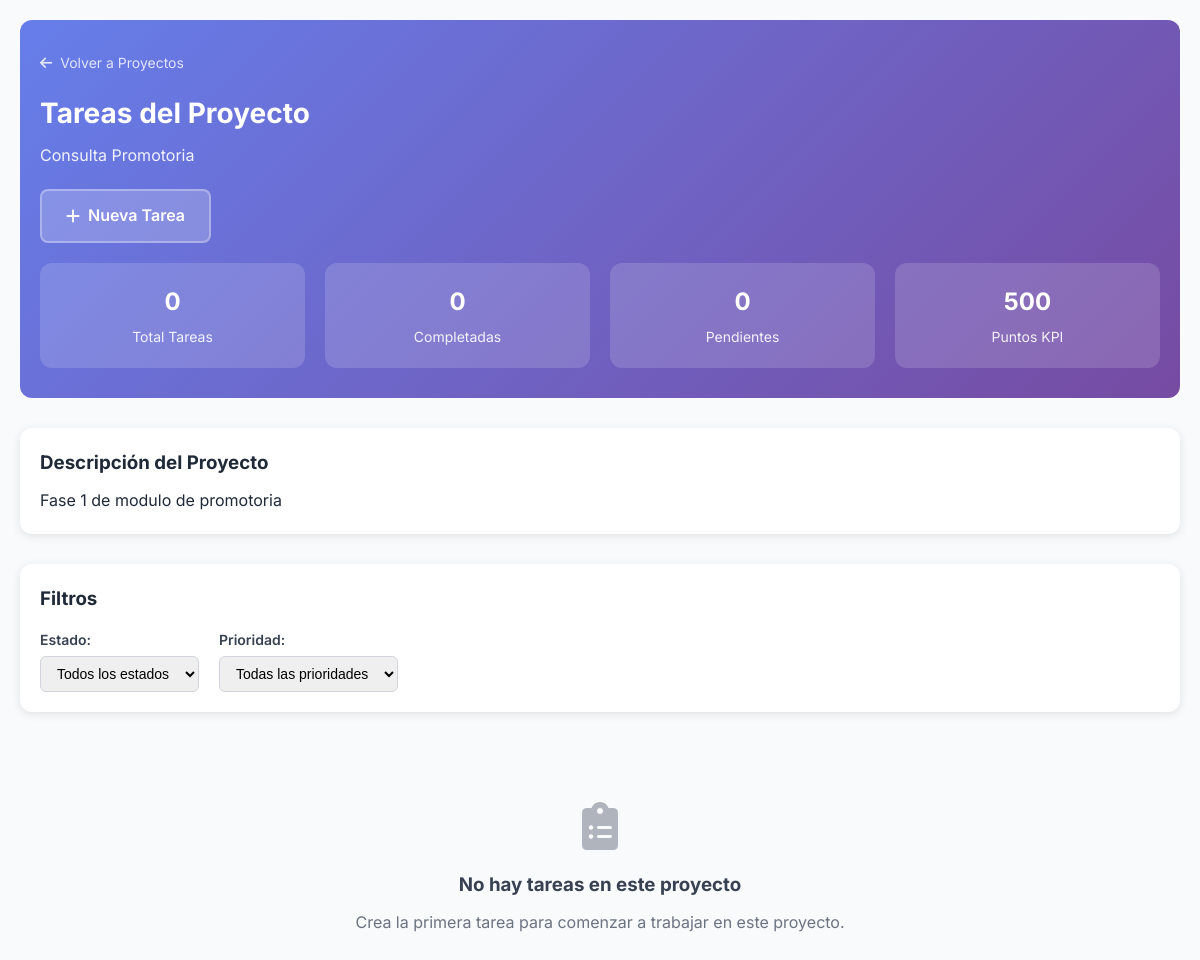
The app's page /public/?route=clan_leader/tasks&project_id=5 (signed in), older data.
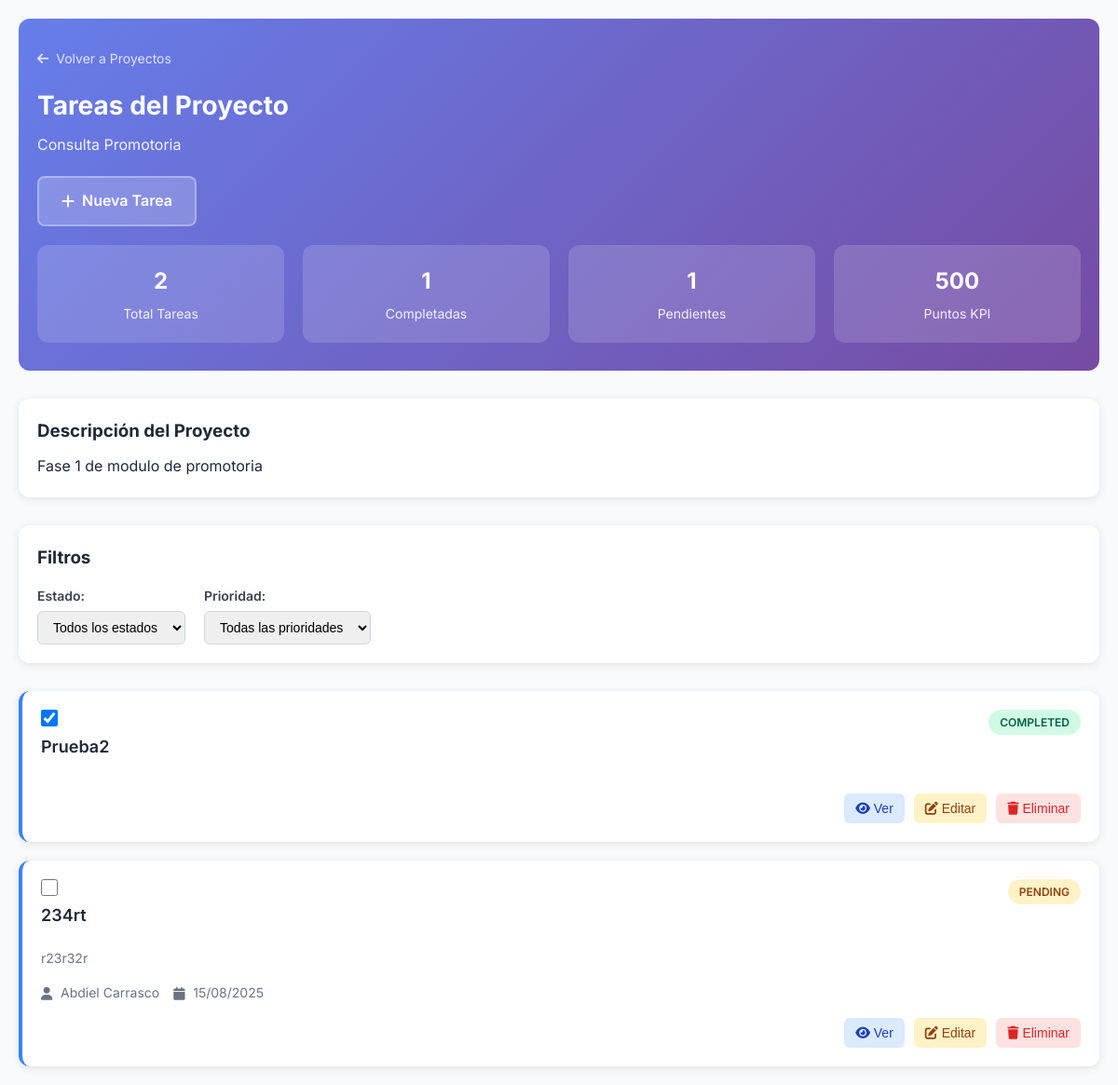
The same page, newer data.
### tables this page shows
CREATE TABLE `Tasks` (
  `task_id` int NOT NULL,
  `parent_task_id` int DEFAULT NULL,
  `task_name` varchar(255) NOT NULL,
  `description` text,
  `project_id` int NOT NULL,
  `assigned_to_user_id` int DEFAULT NULL,
  `created_by_user_id` int DEFAULT NULL,
  `priority` enum('low','medium','high','critical') NOT NULL DEFAULT 'medium',
  `due_date` date DEFAULT NULL,
  `estimated_hours` decimal(5,2) DEFAULT NULL,
  `actual_hours` decimal(5,2) DEFAULT NULL,
  `completion_percentage` decimal(5,2) DEFAULT '0.00',
  `automatic_points` decimal(10,2) NOT NULL DEFAULT '0.00' COMMENT 'Puntos KPI calculados para modo automático',
  `assigned_percentage` decimal(5,2) NOT NULL DEFAULT '0.00' COMMENT 'Porcentaje de puntos KPI asignado manualmente',
  `color_tag` varchar(7) DEFAULT '#3B82F6',
  `is_subtask` tinyint(1) DEFAULT '0',
  `subtask_order` int DEFAULT '0',
  `status` enum('pending','in_progress','completed','cancelled') NOT NULL DEFAULT 'pending',
  `is_completed` tinyint(1) NOT NULL DEFAULT '0',
  `completed_at` timestamp NULL DEFAULT NULL,
  `created_at` timestamp NULL DEFAULT CURRENT_TIMESTAMP,
  `updated_at` timestamp NULL DEFAULT CURRENT_TIMESTAMP ON UPDATE CURRENT_TIMESTAMP
);

CREATE TABLE `Users` (
  `user_id` int NOT NULL,
  `username` varchar(100) NOT NULL,
  `password_hash` varchar(255) NOT NULL,
  `email` varchar(100) DEFAULT NULL,
  `full_name` varchar(100) DEFAULT NULL,
  `is_active` tinyint(1) DEFAULT '1',
  `last_login` timestamp NULL DEFAULT NULL,
  `created_at` timestamp NULL DEFAULT CURRENT_TIMESTAMP
);

### config/database.php (called while the page is built, shortened)
<?php
class Database {
    private static $connection = null;
    public static function getConnection() {
        if (self::$connection === null) {
            try {
                $dsn = "mysql:host=" . DB_HOST . ";dbname=" . DB_NAME . ";charset=utf8mb4";
                $options = [
                    PDO::ATTR_ERRMODE => PDO::ERRMODE_EXCEPTION,
                    PDO::ATTR_DEFAULT_FETCH_MODE => PDO::FETCH_ASSOC,
                    PDO::ATTR_EMULATE_PREPARES => false,
                ];
                self::$connection = new PDO($dsn, DB_USERNAME, DB_PASSWORD, $options);
            } catch (PDOException $e) {
                die('Error de conexión a la base de datos: ' . $e->getMessage());
            }
        }
        return self::$connection;
    }
}

### app/models/Project.php (called while the page is built, shortened)
<?php
class Project {
    private $db;
    public function __construct() {
        $this->db = Database::getConnection();
    }
    public function findById($projectId) {
        try {
            $stmt = $this->db->prepare("
                SELECT
                    p.*,
                    c.clan_name,
                    u.full_name as created_by_name,
                    u.username as created_by_username
                FROM Projects p
                LEFT JOIN Clans c ON p.clan_id = c.clan_id
                LEFT JOIN Users u ON p.created_by_user_id = u.user_id
                WHERE p.project_id = ?
            ");
            $stmt->execute([$projectId]);
            return $stmt->fetch();
        } catch (PDOException $e) {
            error_log("Error al buscar proyecto: " . $e->getMessage());
            return false;
        }
    }
}

### app/models/Task.php (called while the page is built, shortened)
<?php
class Task {
    private $db;
    public function __construct() {
        $this->db = Database::getConnection();
    }
    public function getByProject($projectId) {
        try {
            $stmt = $this->db->prepare("
                SELECT
                    t.*,
                    u.full_name as assigned_to_fullname,
                    u.username as assigned_to_username,
                    GROUP_CONCAT(DISTINCT ta_users.full_name ORDER BY ta_users.full_name SEPARATOR ', ') as all_assigned_users,
                    GROUP_CONCAT(DISTINCT ta_users.user_id ORDER BY ta_users.full_name SEPARATOR ',') as all_assigned_user_ids
                FROM Tasks t
                LEFT JOIN Users u ON t.assigned_to_user_id = u.user_id
                LEFT JOIN Task_Assignments ta ON t.task_id = ta.task_id
                LEFT JOIN Users ta_users ON ta.user_id = ta_users.user_id
                WHERE t.project_id = ?
                AND t.is_subtask = 0
                GROUP BY t.task_id
                ORDER BY t.due_date ASC, t.created_at DESC
            ");
            $stmt->execute([$projectId]);
            return $stmt->fetchAll(PDO::FETCH_ASSOC);
        } catch (Exception $e) {
            error_log("Error al obtener tareas del proyecto: " . $e->getMessage());
            return [];
        }
    }
}
?>

### app/views/clan_leader/project_tasks.php (the view, shortened to what the changed rows need)
<!DOCTYPE html>
<html lang="es">
<head>
    <link href="https://cdnjs.cloudflare.com/ajax/libs/font-awesome/6.0.0/css/all.min.css" rel="stylesheet">
</head>
<body>
    <div class="container">
        <div class="header">
            <div class="header-content">
                <div class="breadcrumb">
                    <a href="?route=clan_leader/tasks">
                        <i class="fas fa-arrow-left"></i>
                        Volver a Proyectos
                    </a>
                </div>
                <h1 class="page-title">Tareas del Proyecto</h1>
                <p class="project-name"><?= htmlspecialchars($project['project_name']) ?></p>
                <div class="header-actions">
                    <a href="?route=clan_leader/tasks&action=create&project_id=<?= $project['project_id'] ?>" class="btn-create">
                        <i class="fas fa-plus"></i>
                        Nueva Tarea
                    </a>
                </div>
                <div class="stats-grid">
                    <div class="stat-card">
                        <div class="stat-number"><?= count($tasks) ?></div>
                        <div class="stat-label">Total Tareas</div>
                    </div>
                    <div class="stat-card">
                        <div class="stat-number"><?= count(array_filter($tasks, function($task) { return $task['status'] === 'completed'; })) ?></div>
                        <div class="stat-label">Completadas</div>
                    </div>
                    <div class="stat-card">
                        <div class="stat-number"><?= count(array_filter($tasks, function($task) { return $task['status'] === 'pending'; })) ?></div>
                        <div class="stat-label">Pendientes</div>
                    </div>
                    <?php if ($project['kpi_points'] > 0): ?>
                    <div class="stat-card">
                        <div class="stat-number"><?= number_format($project['kpi_points']) ?></div>
                        <div class="stat-label">Puntos KPI</div>
                    </div>
                    <?php endif; ?>
                </div>
            </div>
        </div>
        <?php if (!empty($project['description'])): ?>
        <div class="project-description">
            <h3>Descripción del Proyecto</h3>
            <p><?= htmlspecialchars($project['description']) ?></p>
        </div>
        <?php endif; ?>
        <div class="filters">
            <h3>Filtros</h3>
            <div class="filter-row">
                <div class="filter-group">
                    <label for="statusFilter">Estado:</label>
                    <select id="statusFilter" onchange="filterTasks()">
                        <option value="">Todos los estados</option>
                    </select>
                </div>
                <div class="filter-group">
                    <label for="priorityFilter">Prioridad:</label>
                    <select id="priorityFilter" onchange="filterTasks()">
                        <option value="">Todas las prioridades</option>
                    </select>
                </div>
            </div>
        </div>
        <div class="tasks-grid">
            <?php if (!empty($tasks)): ?>
                <?php foreach ($tasks as $task): ?>
                <div class="task-card <?= $task['priority'] ?>" data-status="<?= $task['status'] ?>" data-priority="<?= $task['priority'] ?>">
                    <div class="task-header">
                        <div class="task-title">
                            <div class="task-checkbox">
                                <input type="checkbox"
                                       <?= $task['status'] === 'completed' ? 'checked' : '' ?>
                                       onchange="toggleTaskStatus(<?= $task['task_id']; ?>, this.checked)">
                            </div>
                            <h3><?= htmlspecialchars($task['task_name']) ?></h3>
                        </div>
                        <span class="task-status <?= $task['status'] ?>">
                            <?= ucfirst(str_replace('_', ' ', $task['status'])) ?>
                        </span>
                    </div>
                    <?php if (!empty($task['description'])): ?>
                    <div class="task-description">
                        <?= htmlspecialchars($task['description']) ?>
                    </div>
                    <?php endif; ?>
                    <div class="task-meta">
                        <?php if (!empty($task['assigned_to_fullname'])): ?>
                        <div class="meta-item">
                            <i class="fas fa-user"></i>
                            <span><?= htmlspecialchars($task['assigned_to_fullname']) ?></span>
                        </div>
                        <?php endif; ?>
                        <?php if (!empty($task['due_date'])): ?>
                        <div class="meta-item">
                            <i class="fas fa-calendar"></i>
                            <span><?= date('d/m/Y', strtotime($task['due_date'])) ?></span>
                        </div>
                        <?php endif; ?>
                    </div>
                    <div class="task-actions">
                        <button class="action-btn view-btn" onclick="viewTaskDetails(<?= $task['task_id'] ?>)">
                            <i class="fas fa-eye"></i> Ver
                        </button>
                        <button class="action-btn edit-btn" onclick="editTask(<?= $task['task_id'] ?>)">
                            <i class="fas fa-edit"></i> Editar
                        </button>
                        <button class="action-btn delete-btn" onclick="deleteTask(<?= $task['task_id'] ?>)">
                            <i class="fas fa-trash"></i> Eliminar
                        </button>
                    </div>
                </div>
                <?php endforeach; ?>
            <?php else: ?>
                <div class="empty-state">
                    <i class="fas fa-clipboard-list"></i>
                    <h3>No hay tareas en este proyecto</h3>
                    <p>Crea la primera tarea para comenzar a trabajar en este proyecto.</p>
                </div>
            <?php endif; ?>
        </div>
    </div>
</body>
</html>

Row changes from the older to the newer data that the page shows:
added tasks: status "☑", task_name "Prueba2", status "COMPLETED"
added tasks: task_name "234rt", status "PENDING", description "r23r32r", created_by_user.full_name "Abdiel Carrasco", due_date "15/08/2025"
Text that changed along with them:
count($tasks): "0" → "2"
text no longer shown: "0 0 No hay tareas en este proyecto Crea la primera tarea para comenzar a trabajar en este proyecto."
text now shown: "1 1"
